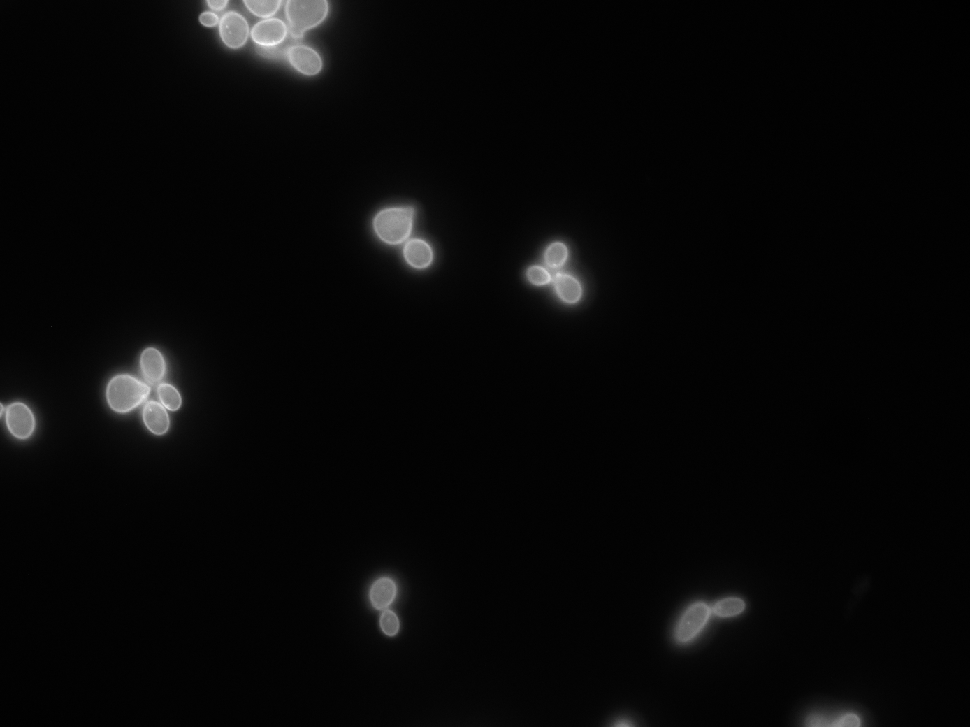
#> input picture img/img1.tif, 970 x 727 px, shrunk from 1388 x 1040 before the run
$ jupyter execute SegmentCells.ipynb   (Python 2 division)   (older library calls are emulated)
#> lines starting #> are read from the running program, lines starting #| are printed output that depends on the picture; after the words box and inside, x2 and y2 are one past the last pixel; in counts of white or black regions, pixels touching at a corner belong together
[cell 1]
#Mathlibraries and Plots
#dont touch these, I dont remember which ones are being used :)

import numpy as np
import matplotlib
import matplotlib.image as mpimg
import matplotlib.pyplot as plt
import matplotlib.pylab as pl
import scipy as spy
from scipy import ndimage as ndi

#Image Processing
import skimage
from skimage import data
from skimage import filters as fil
from skimage.filters import gaussian

from scipy import misc
import matplotlib.pyplot as plt
from skimage.color import rgb2gray

from scipy import ndimage
import pymorph as h
#########################################################
#initial imag

[cell 2]
#Call 'filterimage' and return a threhold version
def filterimg(path, threshold = 40 ,sigma = 8):

#> called with path = 'img/img5.tif', threshold = 40, sigma = 1
    l = misc.imread('img/img1.tif') #any location here
#> l is the input picture: shape (727, 970) >u2; min 384, max 30620, mean 1410

    #grayscale
    l= rgb2gray(l)
    pl.imshow(l)
    pl.show()
    #threshold
    thresh=fil.threshold_otsu(l) #this is a filter used from scikit, you can look at their threshold documentation to change it
#> thresh = 8588
    #thresh / 4000
    otsu_img = (l<thresh) #this is the filtered image with a preset threshold from scikit
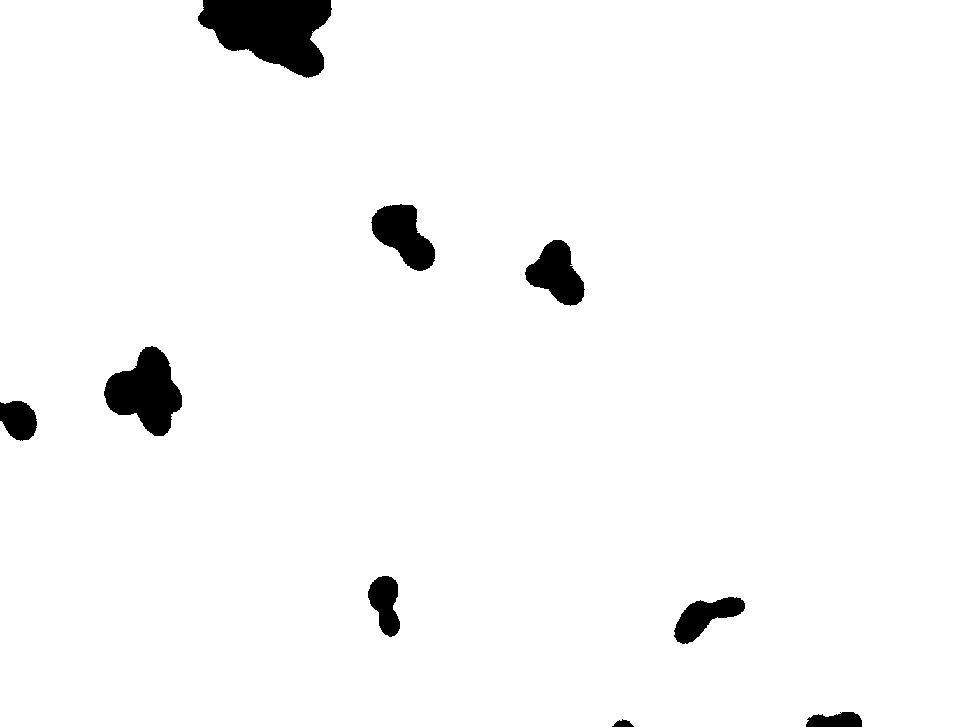
#> otsu_img: shape (727, 970) bool; 97% white; 9 black regions, largest, box (x1, y1, x2, y2) and area: (198, 0, 332, 78) 6959, (104, 346, 182, 436) 4204, (371, 204, 435, 271) 2539

    pl.imshow(otsu_img)
    pl.show()
    print thresh
#| 8588
    #gaussian blurr
    new=(l>thresh)
#> new: shape (727, 970) bool; 3% white; 9 white regions, largest, box (x1, y1, x2, y2) and area: (198, 0, 332, 78) 6959, (104, 346, 182, 436) 4202, (371, 204, 435, 271) 2539
    z=ndimage.gaussian_filter(otsu_img,sigma)   # can change filter according to need
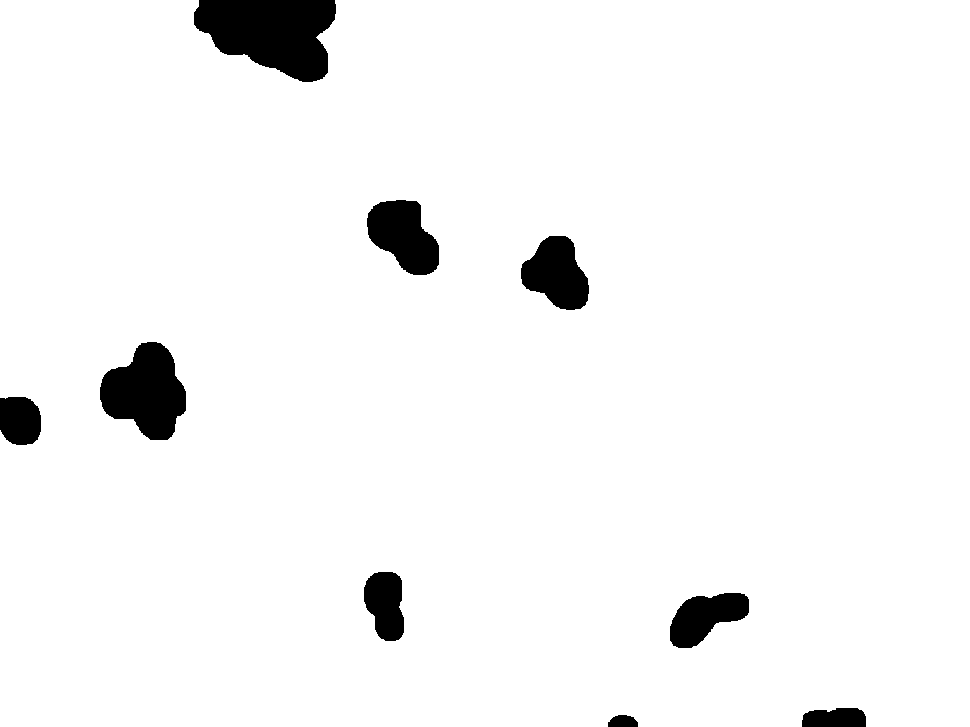
#> z: shape (727, 970) bool; 95.9% white; 9 black regions, largest, box (x1, y1, x2, y2) and area: (194, 0, 336, 82) 8295, (100, 342, 186, 440) 5628, (367, 200, 439, 275) 3662
    pl.imshow(z)
    pl.show()

    #calculate peaks
    rmax=h.regmin(z) # regmax if objects are relatively darker,

    seeds,nr_nucle = ndimage.label(rmax)

    pl.imshow(h.overlay(l, rmax))
    pl.show()

    return nr_nucle

[cell 3]
#Filtering
#IN: Filepath, and sigma=x value
#OUT: Cell Count *not working
#This is what you would normally use to count and add to a data table of some sort, The filepath can become a variable
#which you can change on the fly in a loop.
#Sigma is the level of intensity for the gaussian blurr used. Higher means more blurring

filterimg('img/img5.tif', sigma=1)
#> (the call stopped at in filterimg, `rmax=h.regmin(z)`: pymorph is not available in this run)
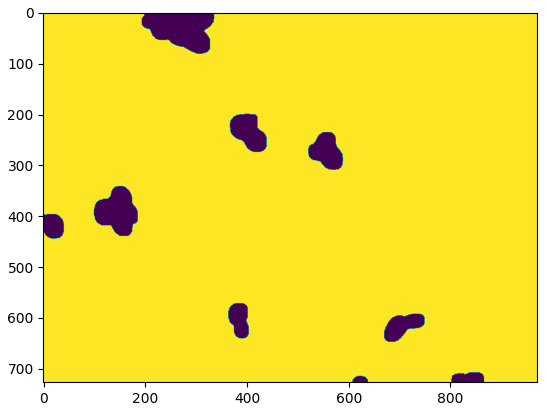
#> figure drawn by matplotlib, 1 panel

$ run again, with img/img2.tif copied over img/img1.tif
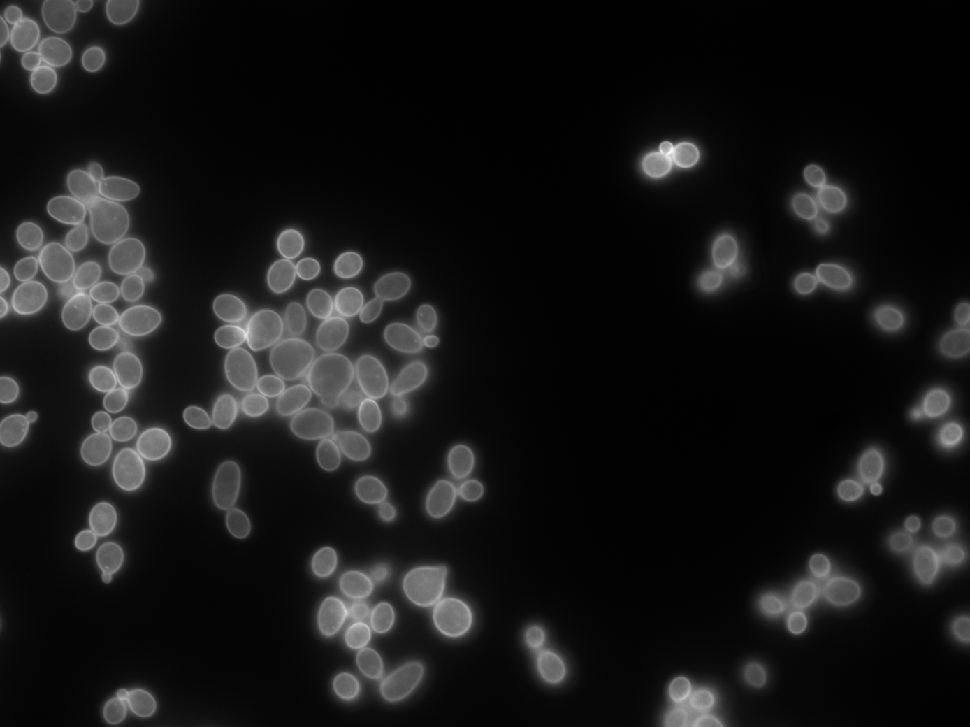
#> input picture img/img2.tif, 970 x 727 px, shrunk from 1388 x 1040 before the run
#> in filterimg, l is the input picture: shape (727, 970) >u2; min 524, max 50300, mean 5188.3
#> thresh = 11360
#> in filterimg, `otsu_img = (l<thresh)`:
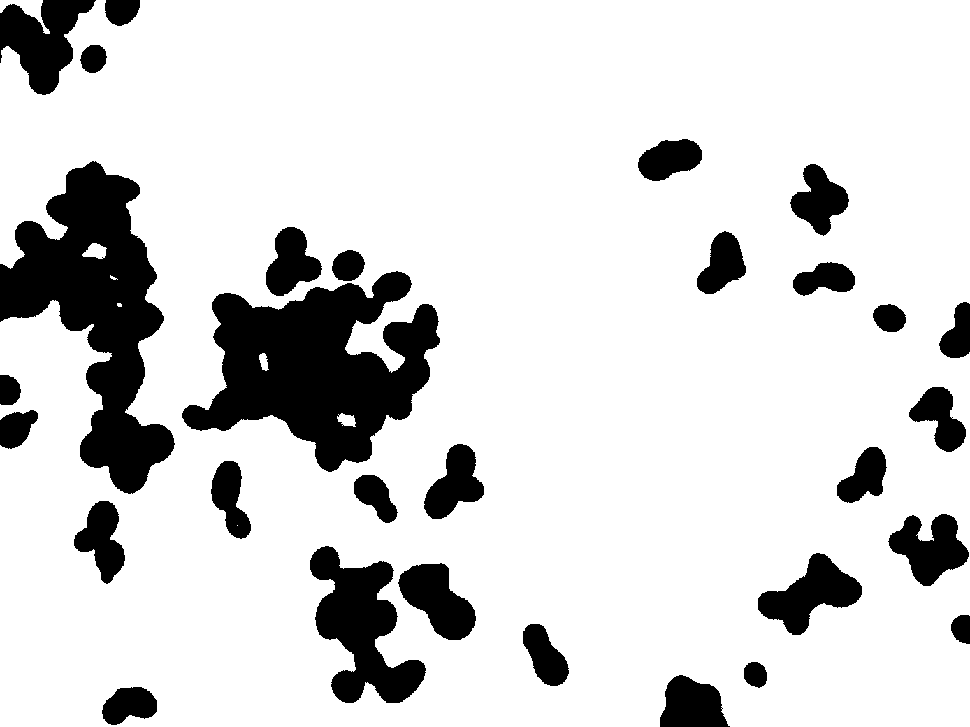
#> otsu_img: shape (727, 970) bool; 84% white; 30 black regions, largest, box (x1, y1, x2, y2) and area: (182, 271, 440, 472) 27907, (0, 161, 175, 494) 26247, (310, 546, 426, 703) 9132
#| 11360
#> new: shape (727, 970) bool; 16% white; 30 white regions, largest, box (x1, y1, x2, y2) and area: (182, 271, 440, 472) 27904, (0, 161, 175, 494) 26243, (310, 546, 426, 703) 9131
#> z: shape (727, 970) bool; 78.5% white; 25 black regions, largest, box (x1, y1, x2, y2) and area: (178, 223, 444, 476) 38691, (0, 157, 179, 498) 32001, (306, 542, 480, 707) 17125
#> `[cell 3] #Filtering #IN: Filepath, and sigma=x value #OUT: Cell Count ..`:
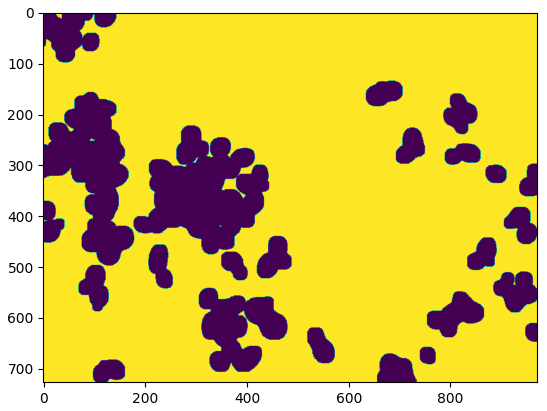
#> figure drawn by matplotlib, 1 panel

$ run again, with img/img3.tif copied over img/img1.tif
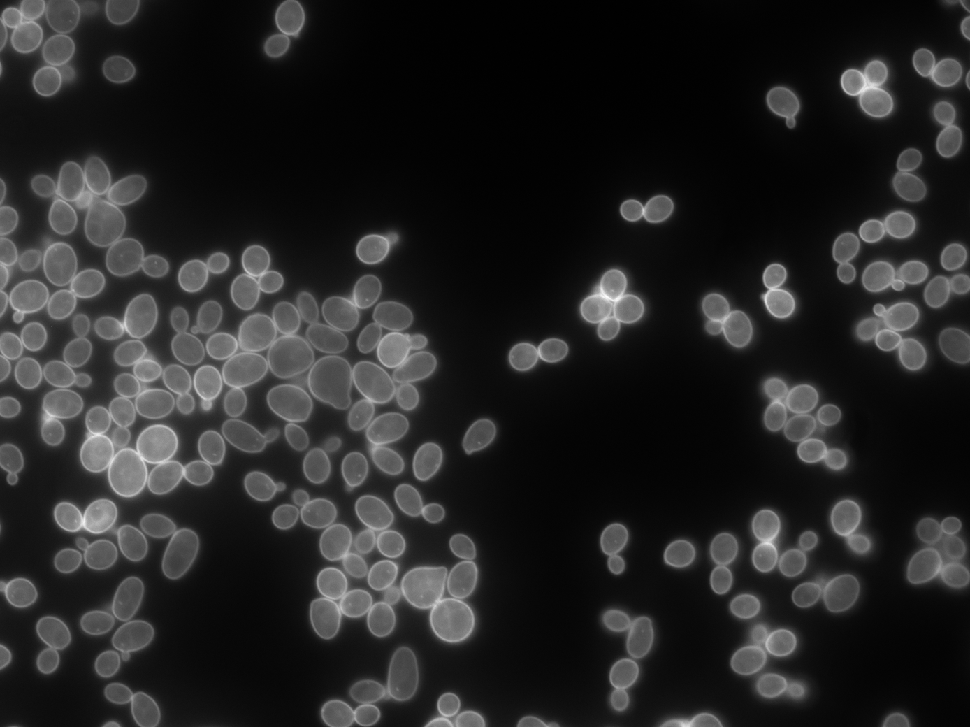
#> input picture img/img3.tif, 970 x 727 px, shrunk from 1388 x 1040 before the run
#> in filterimg, l is the input picture: shape (727, 970) >u2; min 640, max 50872, mean 7971.6
#> thresh = 12160
#> in filterimg, `otsu_img = (l<thresh)`:
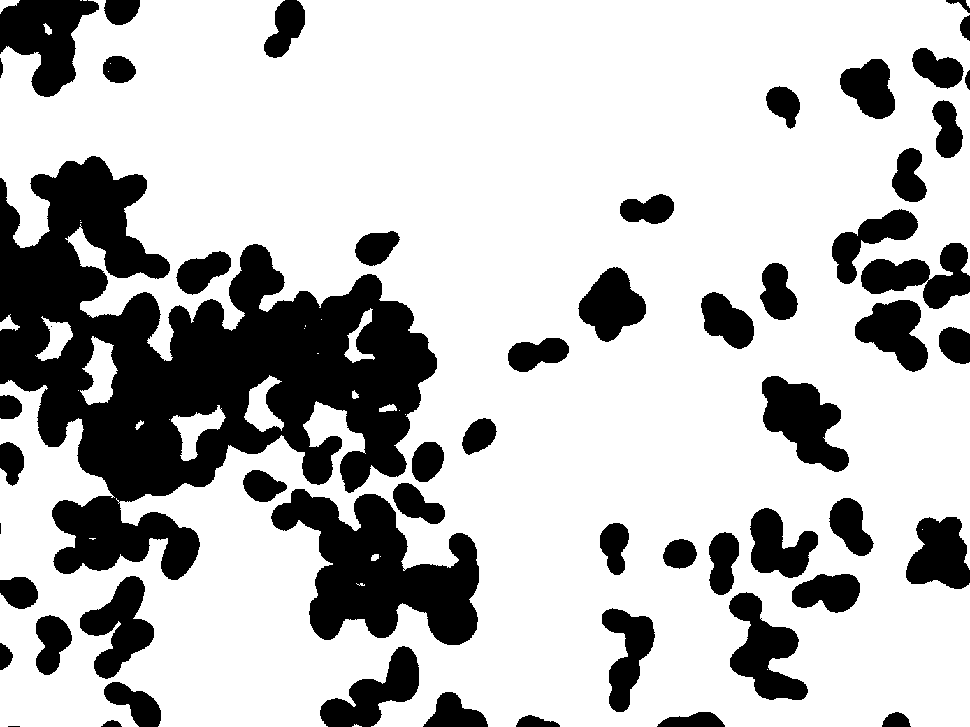
#> otsu_img: shape (727, 970) bool; 74.1% white; 56 black regions (3 under 20 px), largest, box (x1, y1, x2, y2) and area: (0, 156, 437, 580) 82862, (271, 489, 479, 645) 17264, (0, 0, 99, 97) 5527
#| 12160
#> new: shape (727, 970) bool; 25.9% white; 56 white regions (3 under 20 px), largest, box (x1, y1, x2, y2) and area: (0, 156, 437, 580) 82854, (271, 489, 479, 645) 17263, (0, 0, 99, 97) 5526
#> z: shape (727, 970) bool; 64.9% white; 37 black regions, largest, box (x1, y1, x2, y2) and area: (0, 152, 483, 649) 133712, (828, 144, 970, 376) 15844, (32, 572, 165, 727) 10062
#> `[cell 3] #Filtering #IN: Filepath, and sigma=x value #OUT: Cell Count ..`:
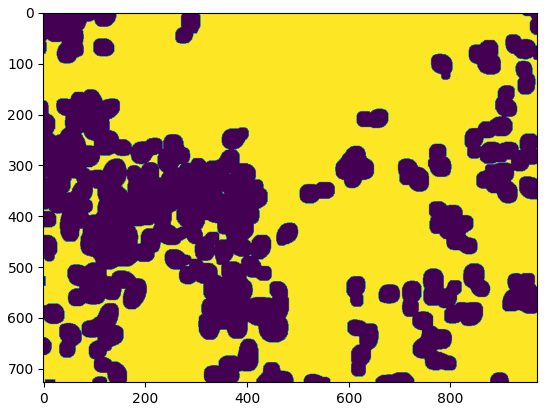
#> figure drawn by matplotlib, 1 panel

$ run again, with img/img4.tif copied over img/img1.tif
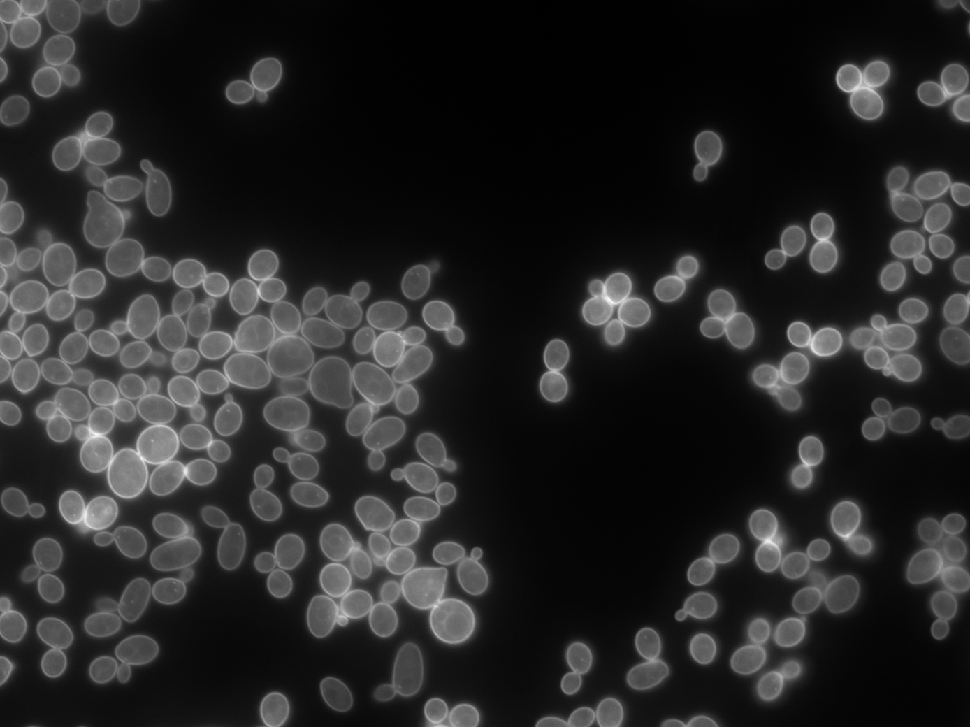
#> input picture img/img4.tif, 970 x 727 px, shrunk from 1388 x 1040 before the run
#> in filterimg, l is the input picture: shape (727, 970) >u2; min 692, max 53208, mean 8750.3
#> thresh = 12524
#> in filterimg, `otsu_img = (l<thresh)`:
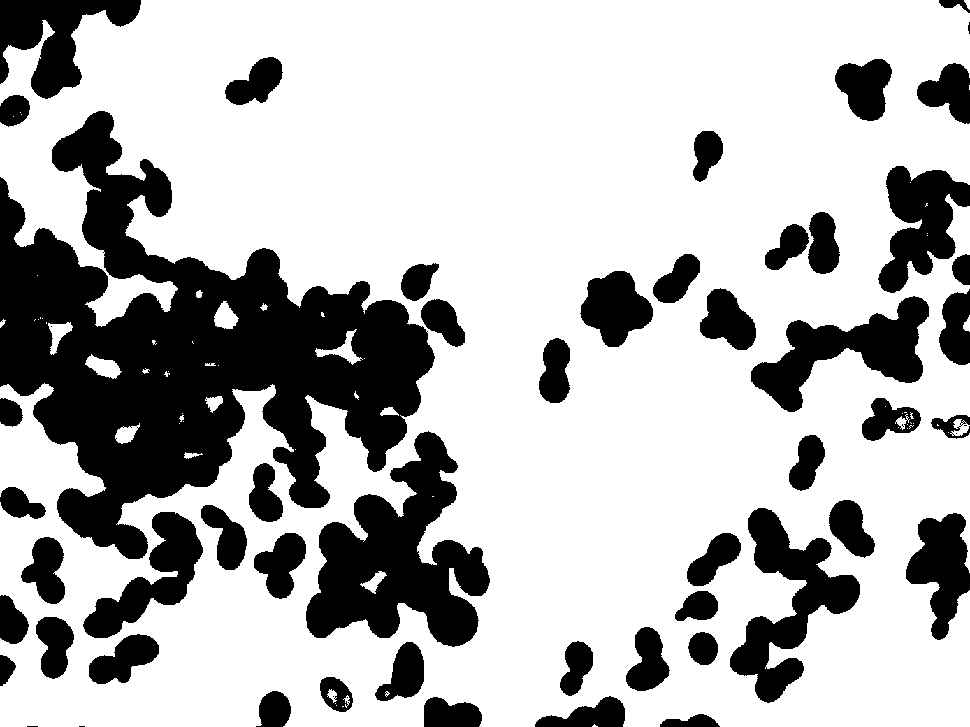
#> otsu_img: shape (727, 970) bool; 71.5% white; 58 black regions (9 under 20 px), largest, box (x1, y1, x2, y2) and area: (0, 111, 435, 559) 84946, (306, 431, 490, 647) 20052, (730, 508, 860, 703) 9437
#| 12524
#> new: shape (727, 970) bool; 28.5% white; 59 white regions (10 under 20 px), largest, box (x1, y1, x2, y2) and area: (0, 111, 435, 559) 84937, (306, 431, 490, 647) 20051, (730, 508, 860, 703) 9436
#> z: shape (727, 970) bool; 61.8% white; 33 black regions, largest, box (x1, y1, x2, y2) and area: (0, 107, 494, 688) 150498, (747, 162, 970, 416) 23344, (726, 496, 879, 707) 15930
#> `[cell 3] #Filtering #IN: Filepath, and sigma=x value #OUT: Cell Count ..`:
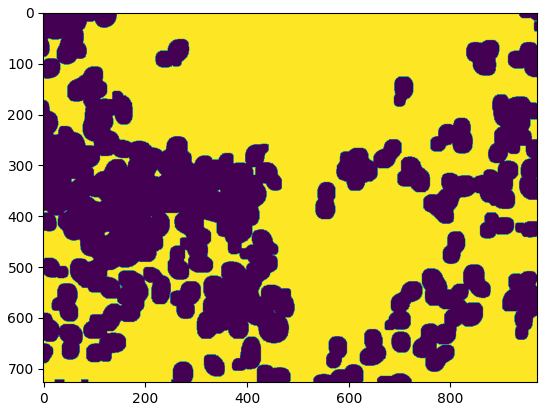
#> figure drawn by matplotlib, 1 panel
